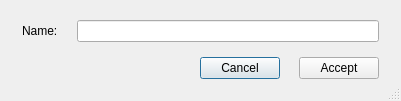
<?xml version="1.0" encoding="UTF-8"?>
<ui version="4.0">
 <class>Dialog</class>
 <widget class="QDialog" name="Dialog">
  <property name="geometry">
   <rect>
    <x>0</x>
    <y>0</y>
    <width>401</width>
    <height>101</height>
   </rect>
  </property>
  <property name="windowTitle">
   <string>Dialog</string>
  </property>
  <property name="autoFillBackground">
   <bool>false</bool>
  </property>
  <property name="sizeGripEnabled">
   <bool>true</bool>
  </property>
  <property name="modal">
   <bool>false</bool>
  </property>
  <layout class="QGridLayout" name="gridLayout_2">
   <item row="0" column="0">
    <layout class="QHBoxLayout" name="horizontalLayout_2">
     <property name="spacing">
      <number>19</number>
     </property>
     <property name="leftMargin">
      <number>11</number>
     </property>
     <property name="topMargin">
      <number>0</number>
     </property>
     <property name="rightMargin">
      <number>11</number>
     </property>
     <property name="bottomMargin">
      <number>0</number>
     </property>
     <item>
      <widget class="QLabel" name="label">
       <property name="text">
        <string>Name:</string>
       </property>
      </widget>
     </item>
     <item>
      <widget class="QLineEdit" name="lineEdit">
       <property name="font">
        <font>
         <family>Consolas</family>
         <pointsize>9</pointsize>
        </font>
       </property>
      </widget>
     </item>
    </layout>
   </item>
   <item row="1" column="0">
    <layout class="QGridLayout" name="gridLayout">
     <property name="leftMargin">
      <number>11</number>
     </property>
     <property name="topMargin">
      <number>0</number>
     </property>
     <property name="rightMargin">
      <number>11</number>
     </property>
     <property name="bottomMargin">
      <number>0</number>
     </property>
     <property name="spacing">
      <number>19</number>
     </property>
     <item row="0" column="0">
      <spacer name="horizontalSpacer">
       <property name="orientation">
        <enum>Qt::Horizontal</enum>
       </property>
       <property name="sizeHint" stdset="0">
        <size>
         <width>40</width>
         <height>20</height>
        </size>
       </property>
      </spacer>
     </item>
     <item row="0" column="1">
      <widget class="QPushButton" name="pushButtonCancel">
       <property name="text">
        <string>Cancel</string>
       </property>
       <property name="icon">
        <iconset>
         <normaloff>Icons/cancel.png</normaloff>Icons/cancel.png</iconset>
       </property>
      </widget>
     </item>
     <item row="0" column="2">
      <widget class="QPushButton" name="pushButtonAccept">
       <property name="text">
        <string>Accept</string>
       </property>
       <property name="icon">
        <iconset>
         <normaloff>Icons/accept.png</normaloff>Icons/accept.png</iconset>
       </property>
      </widget>
     </item>
    </layout>
   </item>
  </layout>
 </widget>
 <resources/>
 <connections/>
</ui>
